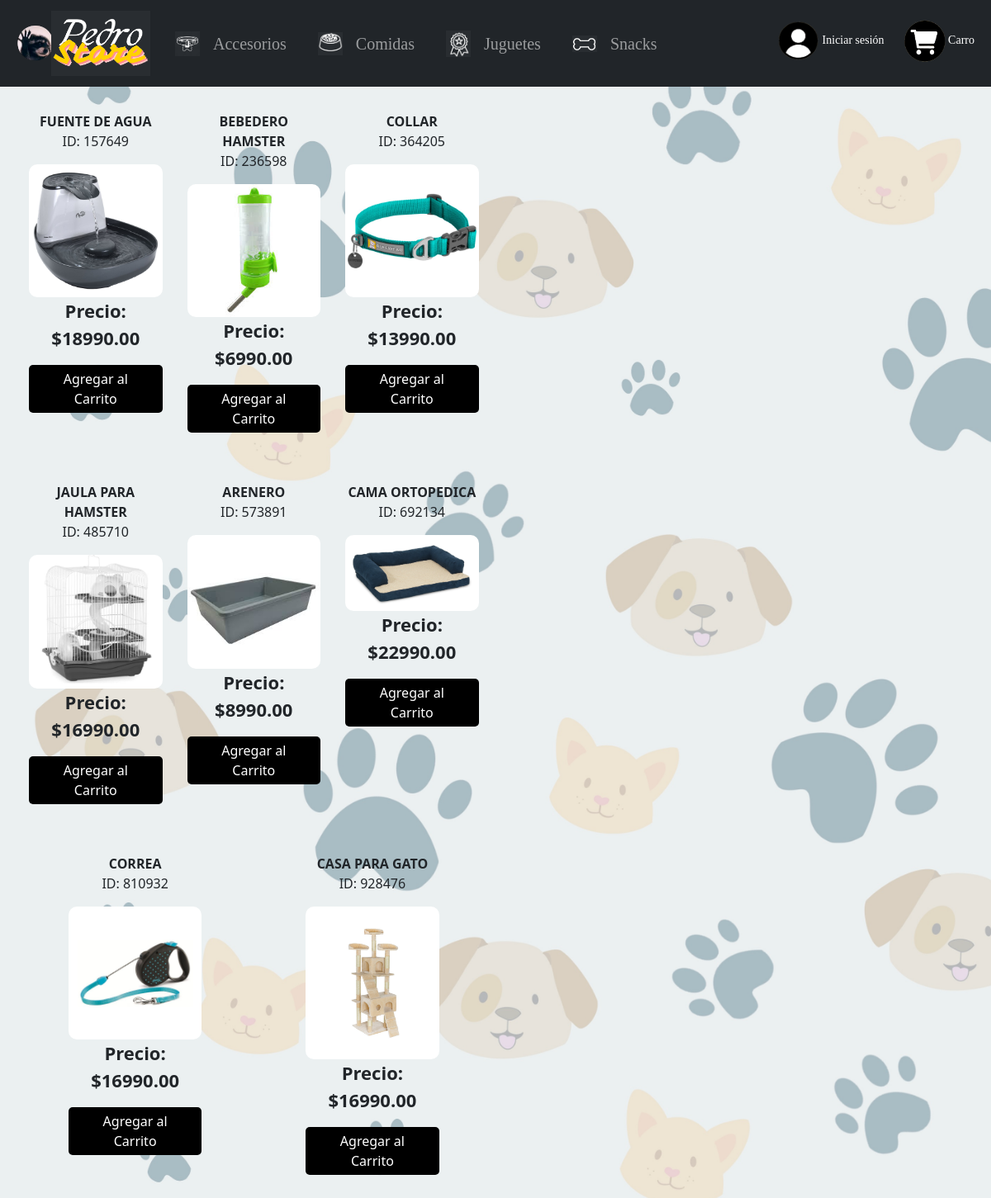
Before: /pagina/Accesorios with the older database file.
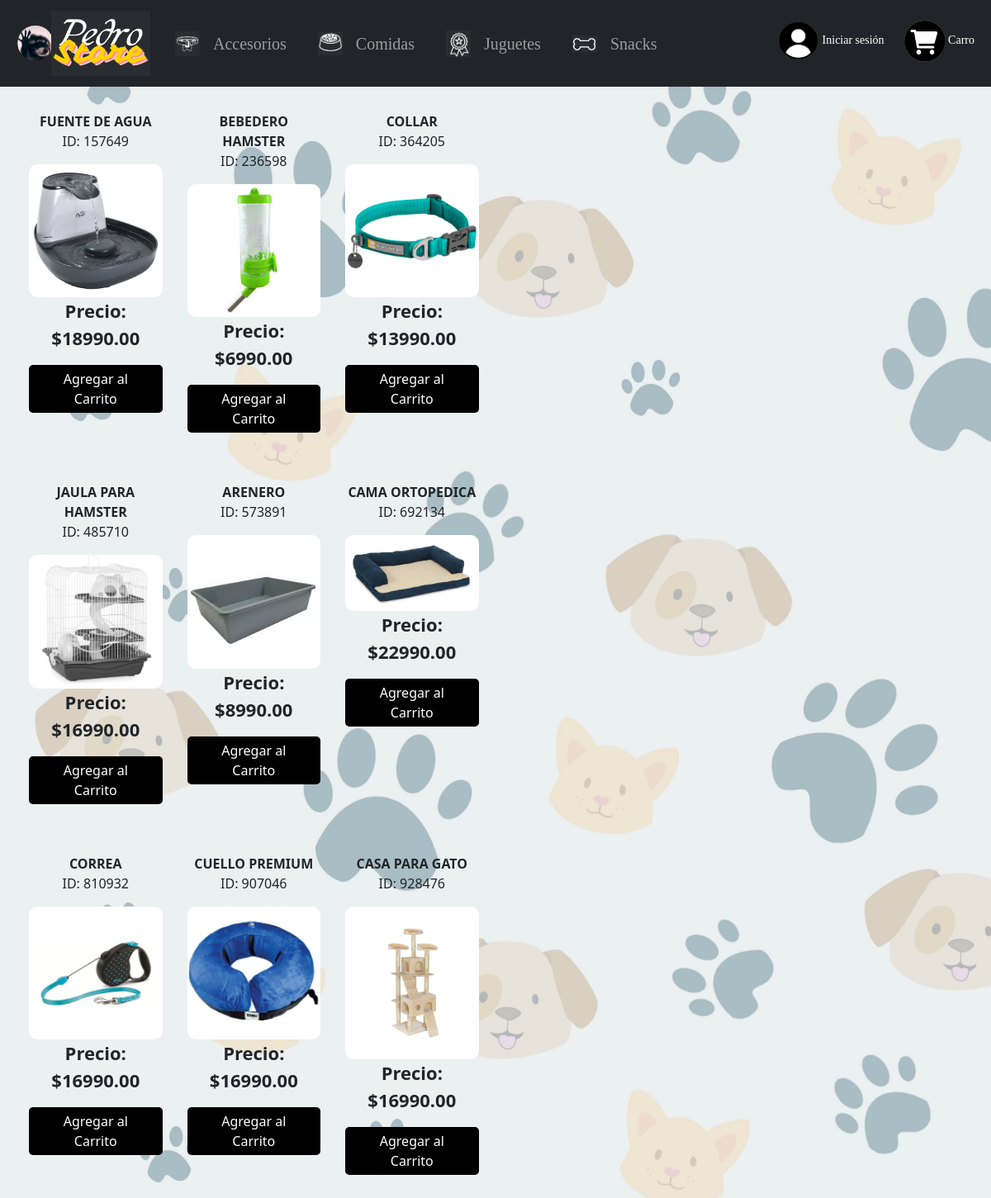
After: the same page with the newer database file.
### pagina/models.py (models this page shows, shortened)
class Producto(models.Model):
    id_producto = models.AutoField(primary_key=True)
    nombre_producto = models.CharField(max_length=100)
    precio = models.DecimalField(max_digits=10, decimal_places=2)
    id_categoria = models.ForeignKey(Categoria, on_delete=models.CASCADE)
    foto = models.ImageField(upload_to='productos')
    activo = models.BooleanField(default=True)
    class Meta:
        ordering = ['id_producto']

### pagina/views.py (the view)
def Accesorios(request):
    accesorios = Categoria.objects.get(categoria='Accesorios')
    productos_accesorios = Producto.objects.filter(id_categoria=accesorios)
    return render(request, 'pagina/Accesorios.html', {'productos': productos_accesorios})

### pagina/templates/pagina/Accesorios.html (shortened to what this page needs)
{% load static %}
<!DOCTYPE html>
<html lang="en">
<head>
    <link rel="stylesheet" href="https://cdnjs.cloudflare.com/ajax/libs/font-awesome/6.5.2/css/all.min.css"
 />
    <link href="https://cdn.jsdelivr.net/npm/bootstrap@5.0.2/dist/css/bootstrap.min.css" rel="stylesheet">
    <link rel="stylesheet" href="{% static 'pagina/css/style.css' %}">
</head>
<body>
  <nav class="navbar navbar-expand-lg navbar-dark bg-dark">
    <div class="container-fluid d-flex align-items-center justify-content-between">
      <div class="spinner">
        <img src="{% static 'pagina/img/Machape.png' %}" alt="Pedropizza" class="pedro">
      </div>
      <a class="navbar-brand me-auto" href="{% url 'index' %}">
        <img src="{% static 'pagina/img/Pedro’s Logo.png' %}" alt="" class="logo">
      </a>
      <div class="collapse navbar-collapse" id="navbarSupportedContent">
        <ul class="navbar-nav mb-2 mb-lg-0">
          <li class="nav-item d-flex align-items-center">
            <img class="icono-elemento me-2" src="{% static 'pagina/img/accesorios.png' %}" alt="">
            <a class="nav-link text-start" href="{% url 'Accesorios' %}">Accesorios</a>
          </li>
          <li class="nav-item d-flex align-items-center">
            <img class="icono-elemento me-2" src="{% static 'pagina/img/comida.png' %}" alt="">
            <a class="nav-link text-start" href="{% url 'Comidas' %}">Comidas</a>
          </li>
          <li class="nav-item d-flex align-items-center">
            <img class="icono-elemento me-2" src="{% static 'pagina/img/juguetes.png' %}" alt="">
            <a class="nav-link text-start" href="{% url 'Juguetes' %}">Juguetes</a>
          </li>
          <li class="nav-item d-flex align-items-center">
            <img class="icono-elemento me-2" src="{% static 'pagina/img/snacks.png' %}" alt="">
            <a class="nav-link text-start" href="{% url 'Snacks' %}">Snacks</a>
          </li>
        </ul>
      </div>
      <div class="collapse navbar-collapse flex-grow-1 justify-content-end" id="navbarSupportedContent">
        <div class="d-flex align-items-center flex-wrap">
          <button id="btn-user" type="button" class="btn btn-sm btn-primary mb-3 me-2 flex-grow-1" data-bs-toggle="modal" data-bs-target="#exampleModal">
            <img class="iconos" src="{% static 'pagina/img/Usuario.png' %}" alt=""> Iniciar sesión
          </button>
          <button id="btn-carrito" type="button" class="btn btn-sm btn-primary mb-3 flex-grow-1" data-bs-toggle="modal" onclick="hacerVisibleCarrito()">
            <img class="iconos" src="{% static 'pagina/img/Carrito.png' %}" alt=""> Carro
          </button>
        </div>
      </div>
    </div>
  </nav>
  <section class="contenedor">
    <div class="contenedor-items">
        {% for producto in productos %}
        <div class="item">
            <span class="titulo-item">{{ producto.nombre_producto }}</span>
            <p>ID: {{ producto.id_producto }}</p>
            {% if producto.foto %}
            <img src="{{ producto.foto.url }}" alt="{{ producto.nombre_producto }}" class="img-item">
            {% endif %}
            <p class="precio-item">Precio: ${{ producto.precio }}</p>
            <button class="boton-item">Agregar al Carrito</button>
        </div>
        {% endfor %}
    </div>
</section>
</body>
</html>

### pagina/static/pagina/css/style.css (style rules this page uses)
body { background-image: url('../img/Fondo.jpg'); background-size: cover; background-repeat: no-repeat; margin: 0; display: grid; text-align:center; margin:auto; }
.logo { width: 120px; }
.iconos { width: 50px; }
.icono-elemento.me-2 { margin-left: 30px; }
#btn-user { background: rgba(0, 0, 0, 0); border: none }
#btn-carrito { background: rgba(0, 0, 0, 0); border: none }
.icono-elemento { width: 30px; }
.nav-link { font-family: 'NavbarFont'; src: url(fuentes/copperplate.otf); font-weight: normal; font-style: normal; font-size: 20px; padding-left: 10px; }
.btn-primary { font-family: 'NavbarFont'; src: url(fuentes/copperplate.otf); background-color: #ffc107; color: #ffffff; border-color: #ffa507; margin: 10px auto; display: block; width: fit-content; }
.contenedor { max-width: 100%; padding: 10px; display: flex; justify-content: space-between; contain: paint; }
.contenedor .contenedor-items { width: 100%; padding: 10px; display: flex; flex-wrap: wrap; justify-content: space-around; box-sizing: border-box; }
.contenedor .contenedor-items .item { width: calc(30% - 10px); margin-bottom: 30px; text-align: center; box-sizing: border-box; padding: 10px; }
.contenedor .contenedor-items .item .img-item { width: 100%; height: auto; max-height: 300px; border-radius: 10px; object-fit: cover; }
.contenedor .contenedor-items .item .titulo-item { display: block; font-weight: bold; text-align: center; text-transform: uppercase; }
.contenedor .contenedor-items .item .precio-item { display: block; text-align: center; font-weight: bold; font-size: 22px; }
.contenedor .contenedor-items .item .boton-item { display: block; margin: 10px auto; border: none; background-color: black; color: #fff; padding: 5px 15px; border-radius: 5px; cursor: pointer; }
@media screen and (max-width: 1200px) { .contenedor .contenedor-items .item { width: calc(33.33% - 10px); } }
button { border: none; background: none; }

Changed rows visible on the page:
added Producto: nombre_producto "CUELLO PREMIUM", id_producto "907046", foto (picture), precio "16990.00"
